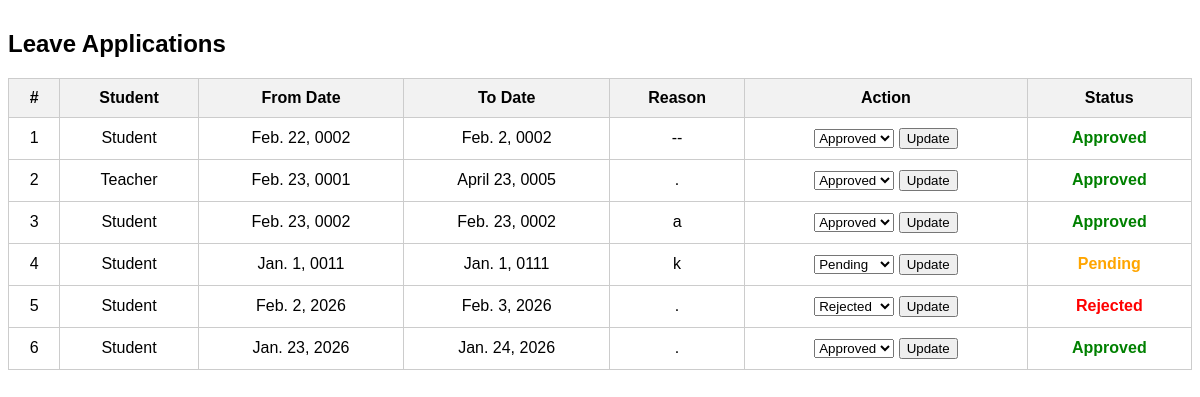
Screenshot of /teacher/leaves/ (signed in) with the database file from the repository.
### home/models.py (models this page shows, shortened)
class Leave(models.Model):
    STATUS_CHOICES = (
        ('Pending', 'Pending'),
        ('Approved', 'Approved'),
        ('Rejected', 'Rejected'),
    )
    student = models.ForeignKey(User, on_delete=models.CASCADE)
    from_date = models.DateField()
    to_date = models.DateField()
    reason = models.TextField()
    status = models.CharField(
        max_length=10,
        choices=STATUS_CHOICES,
        default='Pending'   # ✅ FIX HERE
    )
    applied_at = models.DateTimeField(auto_now_add=True)
    reviewed_by = models.ForeignKey(
        User,
        on_delete=models.SET_NULL,
        null=True,
        blank=True,
        related_name="reviewed_leaves"
    )
    review_comment = models.TextField(blank=True)

### home/views.py (the view)
# urls.py: path("teacher/leaves/", views.teacher_leave_list, name="teacher_leave_list"),
@login_required
def teacher_leave_list(request):
    leaves = Leave.objects.all().order_by('-applied_at')
    return render(request, 'home/leave_list.html', {'leaves': leaves})

### home/templates/home/leave_list.html (shortened to what this page needs)
<!DOCTYPE html>
<html>
<head>
</head>
<body>
<h2>Leave Applications</h2>
{% if leaves %}
<table>
    <tr>
        <th>#</th>
        <th>Student</th>
        <th>From Date</th>
        <th>To Date</th>
        <th>Reason</th>
        <th>Action</th>
        <th>Status</th>
    </tr>
    {% for leave in leaves %}
    <tr>
        <td>{{ forloop.counter }}</td>
        <td>{{ leave.student.username }}</td>
        <td>{{ leave.from_date }}</td>
        <td>{{ leave.to_date }}</td>
        <td>{{ leave.reason }}</td>
        <td>
            <form method="POST" action="{% url 'update_leave_status' leave.id %}">
                <select name="status">
                    <option value="Pending" {% if leave.status == "Pending" %}selected{% endif %}>Pending</option>
                    <option value="Approved" {% if leave.status == "Approved" %}selected{% endif %}>Approved</option>
                    <option value="Rejected" {% if leave.status == "Rejected" %}selected{% endif %}>Rejected</option>
                </select>
                <button type="submit">Update</button>
            </form>
        </td>
        <td>
            {% if leave.status == "Pending" %}
                <span class="pending">Pending</span>
            {% elif leave.status == "Approved" %}
                <span class="approved">Approved</span>
            {% else %}
                <span class="rejected">Rejected</span>
            {% endif %}
        </td>
    </tr>
    {% endfor %}
</table>
{% else %}
<div class="no-data">
    No leave requests available.
</div>
{% endif %}
</body>
</html>

### home/templates/home/leave_list.html (style rules this page uses)
body { font-family: Arial, sans-serif; }
h2 { margin-top: 30px; }
table { width: 100%; border-collapse: collapse; margin-top: 15px; }
th, td { border: 1px solid #ccc; padding: 10px; text-align: center; }
th { background-color: #f2f2f2; }
.pending { color: orange; font-weight: bold; }
.approved { color: green; font-weight: bold; }
.rejected { color: red; font-weight: bold; }

### rows the page displays
Leave: student.username "Student", from_date "Feb. 22, 0002", to_date "Feb. 2, 0002", reason "--", status "Approved"
Leave: student.username "Teacher", from_date "Feb. 23, 0001", to_date "April 23, 0005", reason ".", status "Approved"
Leave: student.username "Student", from_date "Feb. 23, 0002", to_date "Feb. 23, 0002", reason "a", status "Approved"
Leave: student.username "Student", from_date "Jan. 1, 0011", to_date "Jan. 1, 0111", reason "k", status "Pending"
Leave: student.username "Student", from_date "Feb. 2, 2026", to_date "Feb. 3, 2026", reason ".", status "Rejected"
Leave: student.username "Student", from_date "Jan. 23, 2026", to_date "Jan. 24, 2026", reason ".", status "Approved"
